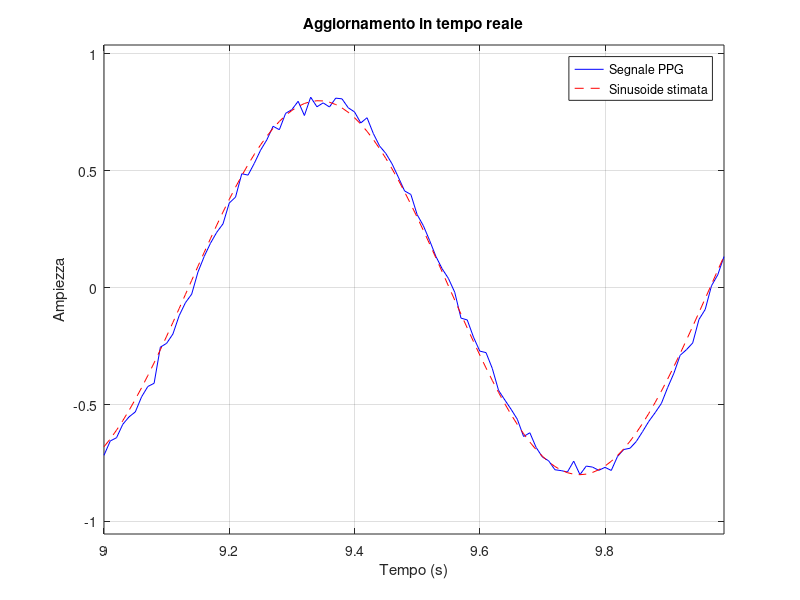

Recreate this plot in MATLAB.
clear all
close all
clc
% --- dati e parametri ---
y      = [1:1000,1]';% vettore Nx1 dei campioni PPG
fs     = 100;        % Hz
Ts     = 1/fs;
N      = numel(y);
fs = 100;               % Hz
t = 0:1/fs:10;          % 10 secondi → 1001 campioni
y = 0.8 * sin(2*pi*1.2*t + 0.2) + 0.02 * randn(size(t));
y = y(:);  

A      = 0.8;        % ampiezza nota
phi    = 0.2;        % sfasamento noto [rad]

% griglia di frequenze (0.5–3 Hz → 30–180 BPM)
f_min  = 0.5;
f_max  = 3.0;
Ngrid  = 1000;
f_grid = linspace(f_min, f_max, Ngrid);
J_grid = zeros(size(f_grid));

% calcolo del costo per ogni f
n = (0:N-1)';
for k = 1:Ngrid
    f = f_grid(k);
    s = A * sin(2*pi*f*n*Ts + phi);
    e = y - s;
    J_grid(k) = e' * e;
end

% selezione del minimo
[~, idx]     = min(J_grid);
f_est_grid   = f_grid(idx);
BPM_est_grid = 60 * f_est_grid;

fprintf('Grid search: f = %.4f Hz → BPM = %.1f\n', f_est_grid, BPM_est_grid);

% --- plot dinamico della sinusoide stimata con aggiornamento ogni 100 campioni ---
window_size = 100;      % numero di campioni visualizzati alla volta
s_full = A * sin(2*pi*f_est_grid*n*Ts + phi); % sinusoide stimata

figure;
h1 = plot(n(1:window_size)*Ts, y(1:window_size), 'b'); hold on;
h2 = plot(n(1:window_size)*Ts, s_full(1:window_size), 'r--');
legend('Segnale PPG', 'Sinusoide stimata');
xlabel('Tempo (s)');
ylabel('Ampiezza');
title('Aggiornamento in tempo reale');
xlim([0 window_size/fs]);
ylim([min(y)-0.2, max(y)+0.2]);
grid on;

for k = 1:(floor(N/window_size)-1)
    idx_start = k*window_size + 1;
    idx_end   = idx_start + window_size - 1;

    if idx_end > N
        break
    end

    set(h1, 'XData', n(idx_start:idx_end)*Ts, 'YData', y(idx_start:idx_end));
    set(h2, 'XData', n(idx_start:idx_end)*Ts, 'YData', s_full(idx_start:idx_end));
    
    xlim([n(idx_start)*Ts, n(idx_end)*Ts]);  % aggiorna asse x
    %pause(0.05);  % velocità aggiornamento
end
